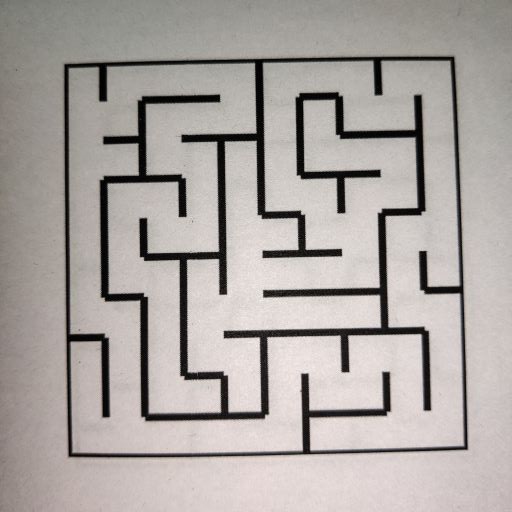
#> input picture task2/task_2b_generate_maze_macintosh/test_cases/maze00.jpg, 512 x 512 px, found by its file name; its folder holds only this picture in this run
$ python task_1b.py
#> lines starting #> are read from the running program, lines starting #| are printed output that depends on the picture
#> further down, input_img is the input picture: shape (512, 512, 3); mean B, G, R 161.5, 164.9, 171
'''
*****************************************************************************************
*
*        		===============================================
*           		Nirikshak Bot (NB) Theme (eYRC 2020-21)
*        		===============================================
*
*  This script is to implement Task 1B of Nirikshak Bot (NB) Theme (eYRC 2020-21).
*
*  This software is made available on an "AS IS WHERE IS BASIS".
*  Licensee/end user indemnifies and will keep e-Yantra indemnified from
*  any and all claim(s) that emanate from the use of the Software or
*  breach of the terms of this agreement.
*
*  e-Yantra - An MHRD project under National Mission on Education using ICT (NMEICT)
*
*****************************************************************************************
'''

# Team ID:			[ Team-ID ]
# Author List:		[ Names of team members worked on this file separated by Comma: Name1, Name2, ... ]
# Filename:			task_1b.py
# Functions:		applyPerspectiveTransform, detectMaze, writeToCsv
# 					[ Comma separated list of functions in this file ]
# Global variables:
# 					[ List of global variables defined in this file ]


####################### IMPORT MODULES #######################
## You are not allowed to make any changes in this section. ##
## You have to implement this task with the three available ##
## modules for this task (numpy, opencv, csv)               ##
##############################################################
import numpy as np
import cv2
import csv
##############################################################


################# ADD UTILITY FUNCTIONS HERE #################
## You can define any utility functions for your code.      ##
## Please add proper comments to ensure that your code is   ##
## readable and easy to understand.                         ##
##############################################################


##############################################################


def applyPerspectiveTransform(input_img):

	"""
	Purpose:
	---
	takes a maze test case image as input and applies a Perspective Transfrom on it to isolate the maze

	Input Arguments:
	---
	`input_img` :   [ numpy array ]
		maze image in the form of a numpy array

	Returns:
	---
	`warped_img` :  [ numpy array ]
		resultant warped maze image after applying Perspective Transform

	Example call:
	---
	warped_img = applyPerspectiveTransform(input_img)
	"""

	warped_img = None

	##############	ADD YOUR CODE HERE	##############

	pts1 = np.float32([[55, 55], [970, 55], [55, 970], [970, 970]])
	pts2 = np.float32([[0, 0], [1280, 0], [0, 1280], [1280, 1280]])

	matrix = cv2.getPerspectiveTransform(pts1, pts2)
	result = cv2.warpPerspective(input_img, matrix, (1280, 1280))
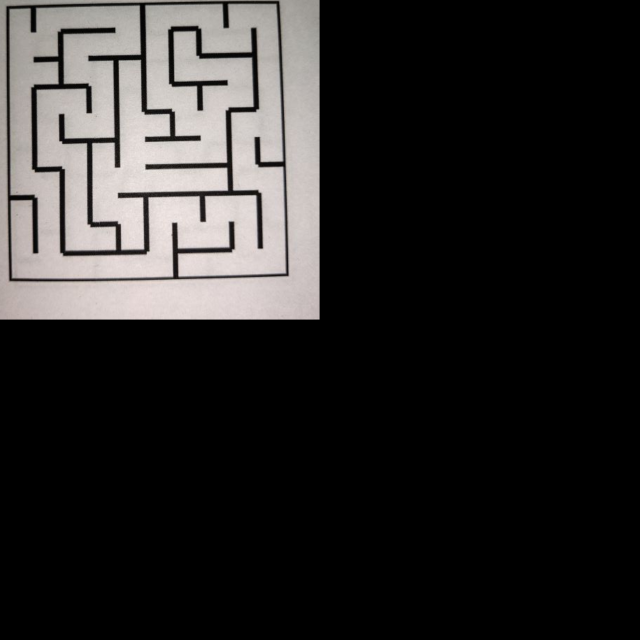
#> result: shape (1280, 1280, 3) (shown at 1/2 size); mean B, G, R 41.5, 42.2, 43.8
	warped_img = result

	return warped_img


def detectMaze(warped_img):

	"""
	Purpose:
	---
	takes the warped maze image as input and returns the maze encoded in form of a 2D array

	Input Arguments:
	---
	`warped_img` :    [ numpy array ]
		resultant warped maze image after applying Perspective Transform

	Returns:
	---
	`maze_array` :    [ nested list of lists ]
		encoded maze in the form of a 2D array

	Example call:
	---
	maze_array = detectMaze(warped_img)
	"""

	maze_array = []

	##############	ADD YOUR CODE HERE	##############

	ret,im = cv2.threshold(warped_img,127,255,cv2.THRESH_BINARY)
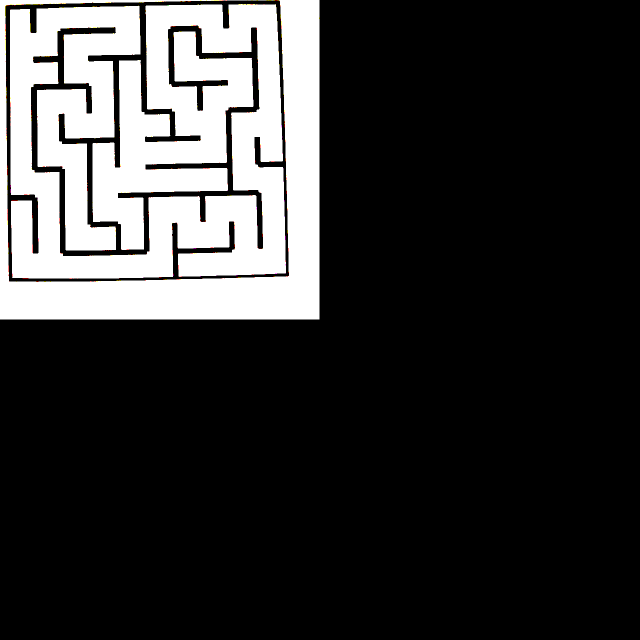
#> im: shape (1280, 1280, 3) (shown at 1/2 size); mean B, G, R 53.8, 53.9, 54
	kernel = np.ones((5,5),np.uint8)
	erosion = cv2.erode(im,kernel,iterations = 2)
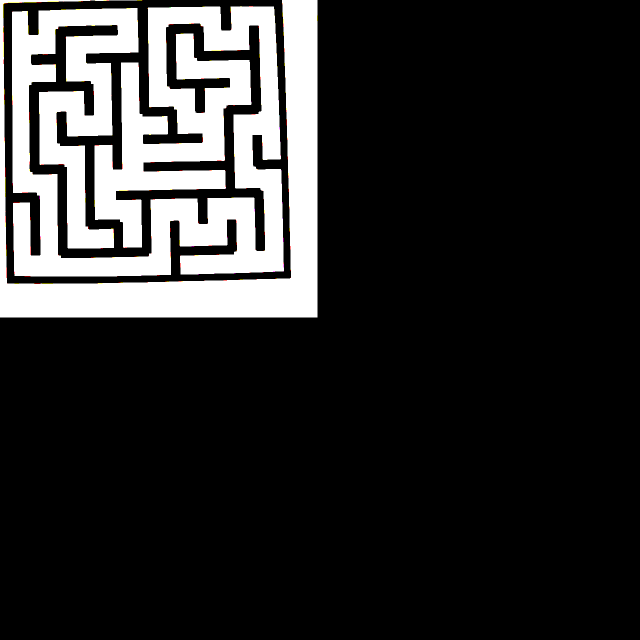
#> erosion: shape (1280, 1280, 3) (shown at 1/2 size); mean B, G, R 44.6, 44.7, 44.9
	dilation = cv2.dilate(erosion,kernel,iterations = 1)
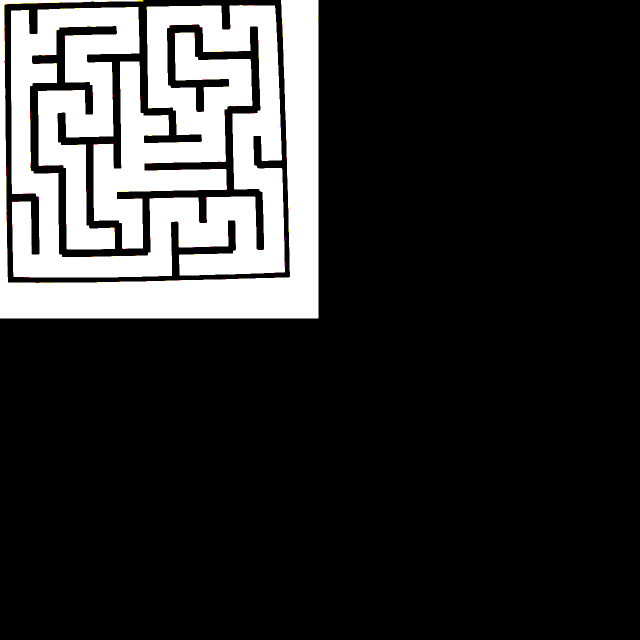
#> dilation: shape (1280, 1280, 3) (shown at 1/2 size); mean B, G, R 49.1, 49.2, 49.4
	opening = cv2.morphologyEx(dilation, cv2.MORPH_OPEN, kernel)

	r = opening
	size = 51.2

	mat = []

	for i in range(10):
		mat.append([])
		for j in range(10):
			block = r[int(i*size):int((i+1)*size),int(j*size):int((j+1)*size)]
			up    = (not bool(np.all(block[0,int(size/2)]))) *2
			down  = (not bool(np.all(block[int(size-1),int(size/2)])))*8
			left  = (not bool(np.all(block[int(size/2),0]))) *1
			right = (not bool(np.all(block[int(size/2),int(size-1)])))*4
			total = up + down + left + right

			mat[i].append(total)
#> after the loop, mat = 10 items, first 6: [0, 0, 0, 0, 0, 10, 2, 10, 6, 2], [0, 0, 8, 0, 0, 10, 0, 2, 0, 4], [0, 0, 10, 0, 8, 10, 0, 0, 0, 6], [0, 4, 7, 9, 10, 10, 0, 0, 0, 4], [0, 8, 8, 2, 10, 6, 1, 0, 4, 1], [0, 10, 6, 13, 11, 4, 5, 1, 4, 5]

	maze_array = mat
#> maze_array has the same summary as mat
	return maze_array
	##################################################


# NOTE:	YOU ARE NOT ALLOWED TO MAKE ANY CHANGE TO THIS FUNCTION
def writeToCsv(csv_file_path, maze_array):

	"""
	Purpose:
	---
	takes the encoded maze array and csv file name as input and writes the encoded maze array to the csv file

	Input Arguments:
	---
	`csv_file_path` :	[ str ]
		file path with name for csv file to write

	`maze_array` :		[ nested list of lists ]
		encoded maze in the form of a 2D array

	Example call:
	---
	warped_img = writeToCsv('test_cases/maze00.csv', maze_array)
	"""

	with open(csv_file_path, 'w', newline='') as file:
		writer = csv.writer(file)
		writer.writerows(maze_array)


# NOTE:	YOU ARE NOT ALLOWED TO MAKE ANY CHANGE TO THIS FUNCTION
#
# Function Name:    main
#        Inputs:    None
#       Outputs:    None
#       Purpose:    This part of the code is only for testing your solution. The function first takes 'maze00.jpg'
# 					as input, applies Perspective Transform by calling applyPerspectiveTransform function,
# 					encodes the maze input in form of 2D array by calling detectMaze function and writes this data to csv file
# 					by calling writeToCsv function, it then asks the user whether to repeat the same on all maze images
# 					present in 'test_cases' folder or not. Write your solution ONLY in the space provided in the above
# 					applyPerspectiveTransform and detectMaze functions.

if __name__ == "__main__":

	# path directory of images in 'test_cases' folder
	img_dir_path = 'test_cases/'

	# path to 'maze00.jpg' image file
	file_num = 0
	img_file_path = img_dir_path + 'maze0' + str(file_num) + '.jpg'

	print('\n============================================')
	print('\nFor maze0' + str(file_num) + '.jpg')

	# path for 'maze00.csv' output file
	csv_file_path = img_dir_path + 'maze0' + str(file_num) + '.csv'

	# read the 'maze00.jpg' image file
	input_img = cv2.imread(img_file_path)

	# get the resultant warped maze image after applying Perspective Transform
	warped_img = applyPerspectiveTransform(input_img)

	if type(warped_img) is np.ndarray:

		# get the encoded maze in the form of a 2D array
		maze_array = detectMaze(warped_img)
#> maze_array has the same summary as mat in detectMaze

		if (type(maze_array) is list) and (len(maze_array) == 10):

			print('\nEncoded Maze Array = %s' % (maze_array))
#> (printed output is left out)
			print('\n============================================')

			# writes the encoded maze array to the csv file
			writeToCsv(csv_file_path, maze_array)

			cv2.imshow('warped_img_0' + str(file_num), warped_img)
			cv2.waitKey(0)
			cv2.destroyAllWindows()

		else:

			print('\n[ERROR] maze_array returned by detectMaze function is not complete. Check the function in code.\n')
			exit()

	else:

		print('\n[ERROR] applyPerspectiveTransform function is not returning the warped maze image in expected format! Check the function in code.\n')
		exit()

	choice = input('\nDo you want to run your script on all maze images ? => "y" or "n": ')
#> the answer given: ../../task_2b_generate_maze_macintosh/test_cases/maze00.jpg

	if choice == 'y':

		for file_num in range(1, 10):

			# path to image file
			img_file_path = img_dir_path + 'maze0' + str(file_num) + '.jpg'

			print('\n============================================')
			print('\nFor maze0' + str(file_num) + '.jpg')

			# path for csv output file
			csv_file_path = img_dir_path + 'maze0' + str(file_num) + '.csv'

			# read the image file
			input_img = cv2.imread(img_file_path)

			# get the resultant warped maze image after applying Perspective Transform
			warped_img = applyPerspectiveTransform(input_img)

			if type(warped_img) is np.ndarray:

				# get the encoded maze in the form of a 2D array
				maze_array = detectMaze(warped_img)

				if (type(maze_array) is list) and (len(maze_array) == 10):

					print('\nEncoded Maze Array = %s' % (maze_array))
					print('\n============================================')

					# writes the encoded maze array to the csv file
					writeToCsv(csv_file_path, maze_array)

					cv2.imshow('warped_img_0' + str(file_num), warped_img)
					cv2.waitKey(0)
					cv2.destroyAllWindows()

				else:

					print('\n[ERROR] maze_array returned by detectMaze function is not complete. Check the function in code.\n')
					exit()

			else:

				print('\n[ERROR] applyPerspectiveTransform function is not returning the warped maze image in expected format! Check the function in code.\n')
				exit()

	else:

		print('')
